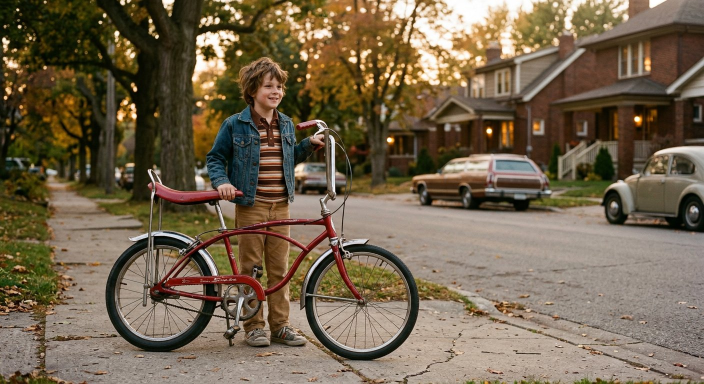
#> input picture samples/source/boy.jpg, 1408 x 768 px (shown at 1/2 size); its folder holds only this picture in this run
$ python -i faces.py   (imports and definitions only)   (older library calls are emulated)
#> lines starting #> are read from the running program, lines starting #| are printed output that depends on the picture
#> further down, picture is the input picture: shape (768, 1408, 3); mean B, G, R 77.8, 100.2, 115.9
"""Face identity — detect, match landmarks, rebuild the worn plate from a present photograph."""

from __future__ import annotations

from pathlib import Path

import cv2
import numpy as np

CASCADES = Path(__file__).resolve().parent / "cascades"
DETECT_SIDE = 720

_frontal = None
_profile = None
_eye = None


def _u8(img: np.ndarray) -> np.ndarray:
    return np.clip(img, 0, 255).astype(np.uint8)


def _f32(img: np.ndarray) -> np.ndarray:
    return img.astype(np.float32)


def _load() -> tuple[cv2.CascadeClassifier | None, cv2.CascadeClassifier | None, cv2.CascadeClassifier | None]:
    global _frontal, _profile, _eye
    if _frontal is False:
        return None, None, None
    if _frontal is not None:
        return _frontal or None, _profile or None, _eye or None

    def one(name: str) -> cv2.CascadeClassifier | None:
        path = CASCADES / name
        if not path.exists():
            return None
        cascade = cv2.CascadeClassifier(str(path))
        return None if cascade.empty() else cascade

    _frontal = one("haarcascade_frontalface_alt2.xml") or False
    _profile = one("haarcascade_profileface.xml")
    _eye = one("haarcascade_eye.xml")
    return _frontal or None, _profile, _eye


def available() -> bool:
    frontal, _, _ = _load()
    return frontal is not None


def _boxes_on(gray: np.ndarray, cascade: cv2.CascadeClassifier, min_s: int, neighbors: int = 4) -> list[tuple[int, int, int, int]]:
    found = cascade.detectMultiScale(gray, 1.07, neighbors, minSize=(min_s, min_s))
    return [tuple(int(v) for v in row) for row in found] if found is not None and len(found) else []


def _pick_face(faces: list[tuple[int, int, int, int]], shape: tuple[int, int]) -> tuple[int, int, int, int]:
    h, w = shape[:2]
    cx, cy = w / 2.0, h / 2.0

    def score(box: tuple[int, int, int, int]) -> float:
        x, y, bw, bh = box
        area = float(bw * bh)
        dist = ((x + bw / 2.0 - cx) / max(w, 1)) ** 2 + ((y + bh / 2.0 - cy) / max(h, 1)) ** 2
        return area * (1.0 - 0.4 * dist)

    return max(faces, key=score)


def detect_face(img: np.ndarray) -> tuple[int, int, int, int] | None:
    """Largest plausible face as (x, y, w, h) in the original image."""
    frontal, profile, _ = _load()
    if frontal is None:
        return None
    h, w = img.shape[:2]
#> h = 768; w = 1408
    m = max(h, w)
#> m = 1408
    scale = DETECT_SIDE / float(m) if m > DETECT_SIDE else 1.0
#> scale = 0.511
    small = img
    if scale != 1.0:
        small = cv2.resize(img, (max(1, int(w * scale)), max(1, int(h * scale))), interpolation=cv2.INTER_AREA)
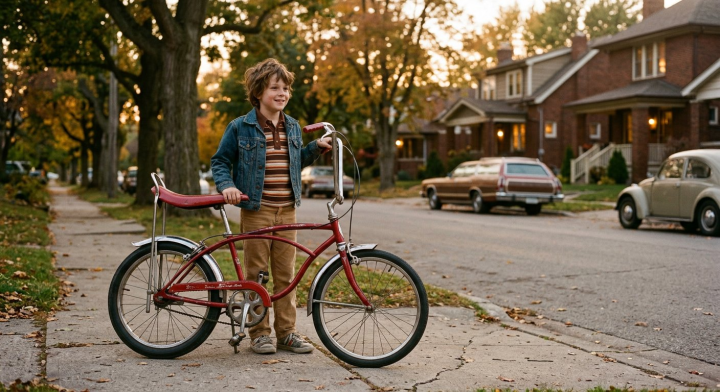
#> small: shape (392, 720, 3); mean B, G, R 77.8, 100.2, 115.9
    gray = cv2.equalizeHist(cv2.cvtColor(small, cv2.COLOR_BGR2GRAY))
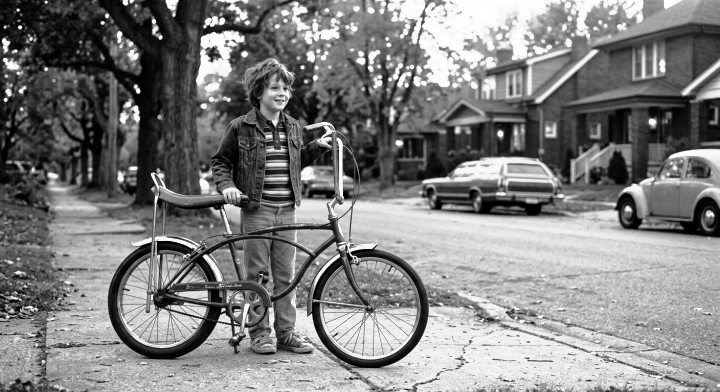
#> gray: shape (392, 720); min 0, max 255, mean 128.2
    min_s = max(24, int(min(gray.shape) * 0.07))
#> min_s = 27
    faces = _boxes_on(gray, frontal, min_s, 4)
#> in _boxes_on, `found = cascade.detectMultiScale(gray, 1.07, neighbors, minSize=(min_s..`: found = [[263, 76, 34, 34], [178, 21, 92, 92]]
#> faces = [(263, 76, 34, 34), (178, 21, 92, 92)]
    if not faces and profile is not None:
        faces = _boxes_on(gray, profile, min_s, 3)
        flipped = cv2.flip(gray, 1)
        gw = gray.shape[1]
        for x, y, bw, bh in _boxes_on(flipped, profile, min_s, 3):
            faces.append((gw - x - bw, y, bw, bh))
    if not faces:
        return None
    x, y, bw, bh = _pick_face(faces, gray.shape)
#> x = 178; y = 21; bw = 92; bh = 92
    if bw * bh < gray.shape[0] * gray.shape[1] * 0.008:
        return None
    inv = 1.0 / scale
#> inv = 1.96
    box = (int(x * inv), int(y * inv), int(bw * inv), int(bh * inv))
#> box = (348, 41, 179, 179)
    # a little chin; keep the forehead tight so hair stays the sitting
    px, py0, py1 = int(box[2] * 0.04), int(box[3] * 0.04), int(box[3] * 0.14)
#> px = 7; py0 = 7; py1 = 25
    x0 = max(0, box[0] - px)
#> x0 = 341
    y0 = max(0, box[1] - py0)
#> y0 = 34
    x1 = min(w, box[0] + box[2] + px)
#> x1 = 534
    y1 = min(h, box[1] + box[3] + py1)
#> y1 = 245
    return (x0, y0, max(8, x1 - x0), max(8, y1 - y0))


# [103 lines left out: functions _canonical, _hull, _dark_eyes, landmarks, not called in this run]


def _align_points(box: tuple[int, int, int, int], lm: np.ndarray) -> np.ndarray:
    return np.vstack([lm, _hull(box)]).astype(np.float32)


# [127 lines left out: functions _skin_in_box, _face_mask, _feather, _reinhard_masked, _match_softness, reconstruct_identity, not called in this run]

>>> import cv2
>>> picture = cv2.imread('../samples/source/boy.jpg')
>>> result = detect_face(picture)
#> result = (341, 34, 193, 211)

$ run again, on samples/source/lake.jpg
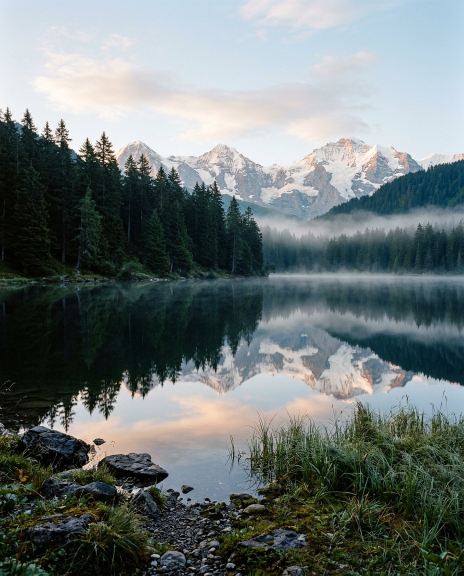
#> input picture samples/source/lake.jpg, 928 x 1152 px (shown at 1/2 size)
#> picture is the input picture: shape (1152, 928, 3); mean B, G, R 117.2, 117.8, 108.6
#> in detect_face, `gray = cv2.equalizeHist(cv2.cvtColor(small, cv2.COLOR_BGR2GRAY))`:
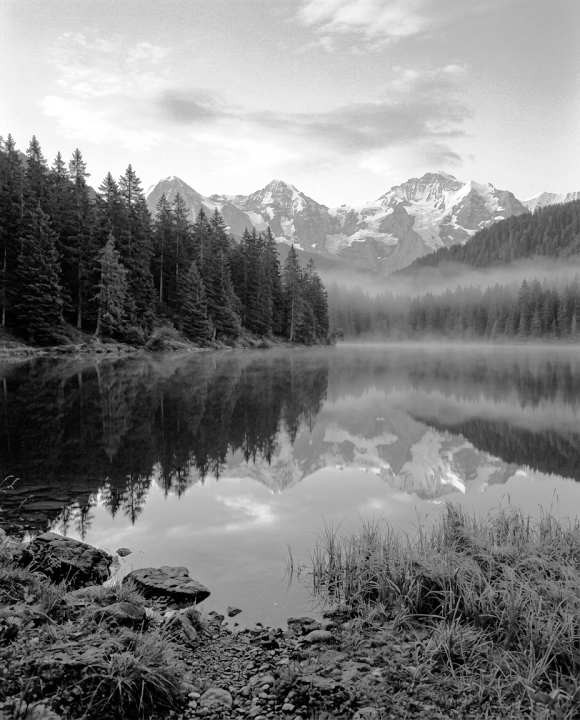
#> gray: shape (720, 580); min 0, max 255, mean 128.2
#> found = ()
#> faces = []
#> in detect_face, `flipped = cv2.flip(gray, 1)`:
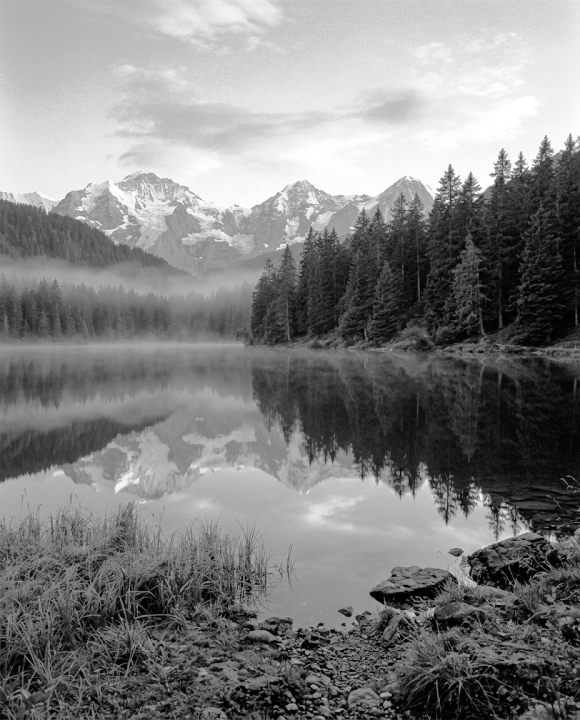
#> flipped: shape (720, 580); min 0, max 255, mean 128.2

$ run again, on samples/source/letter.jpg
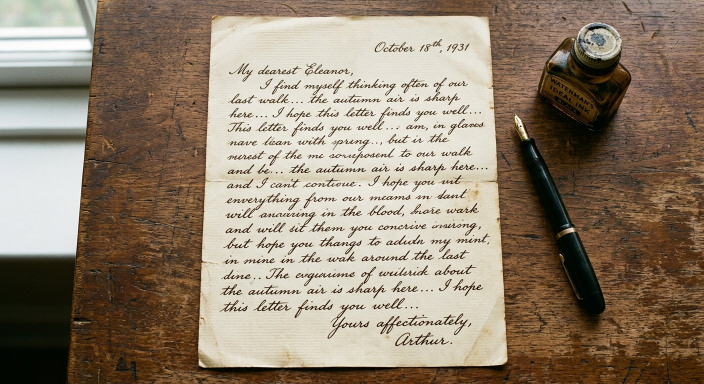
#> input picture samples/source/letter.jpg, 1408 x 768 px (shown at 1/2 size)
#> picture is the input picture: shape (768, 1408, 3); mean B, G, R 112.7, 130.7, 145.6
#> in detect_face, `gray = cv2.equalizeHist(cv2.cvtColor(small, cv2.COLOR_BGR2GRAY))`:
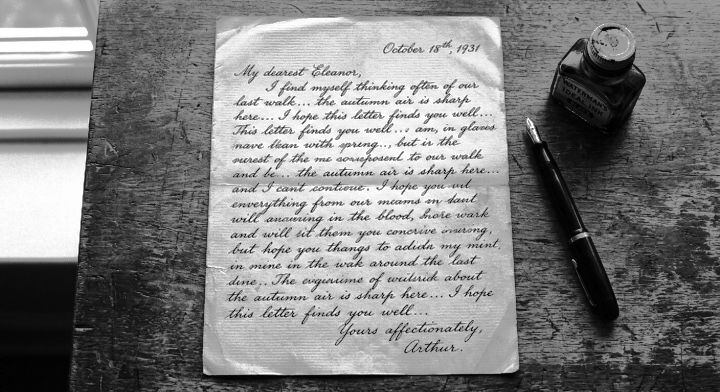
#> gray: shape (392, 720); min 0, max 255, mean 128.4
#> found = ()
#> faces = []
#> in detect_face, `flipped = cv2.flip(gray, 1)`:
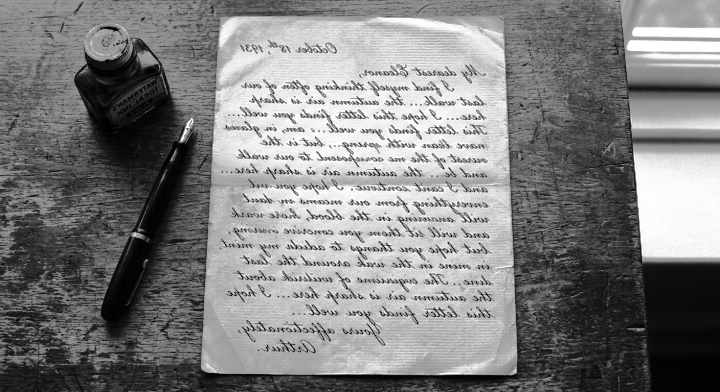
#> flipped: shape (392, 720); min 0, max 255, mean 128.4

$ run again, on samples/source/library.jpg
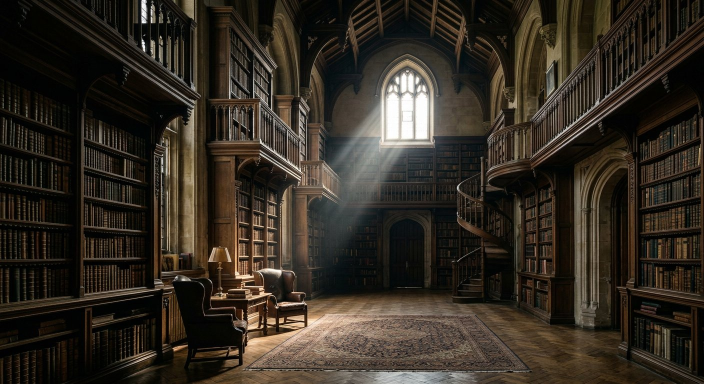
#> input picture samples/source/library.jpg, 1408 x 768 px (shown at 1/2 size)
#> picture is the input picture: shape (768, 1408, 3); mean B, G, R 34.5, 43.9, 50.9
#> in detect_face, `gray = cv2.equalizeHist(cv2.cvtColor(small, cv2.COLOR_BGR2GRAY))`:
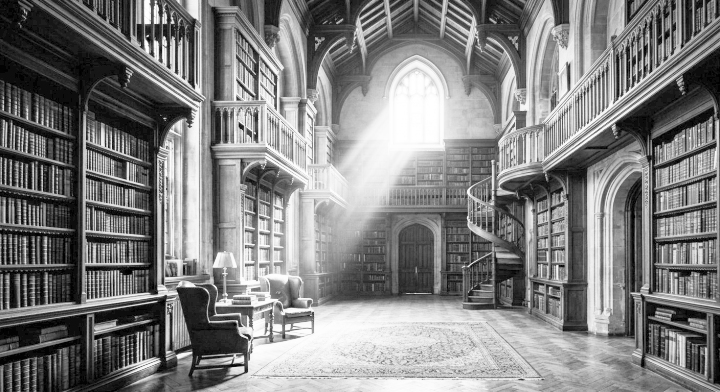
#> gray: shape (392, 720); min 0, max 255, mean 129
#> found = ()
#> faces = []
#> in detect_face, `flipped = cv2.flip(gray, 1)`:
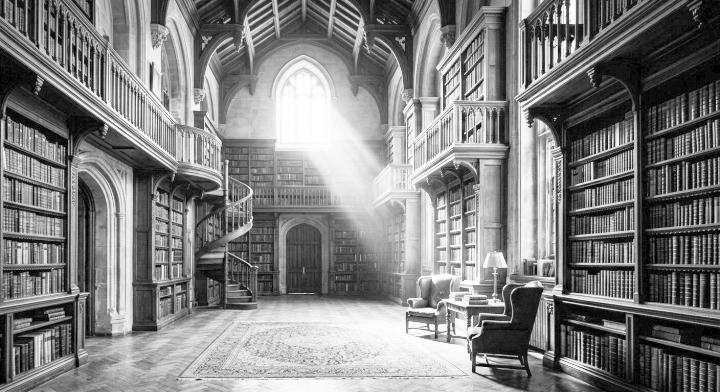
#> flipped: shape (392, 720); min 0, max 255, mean 129
